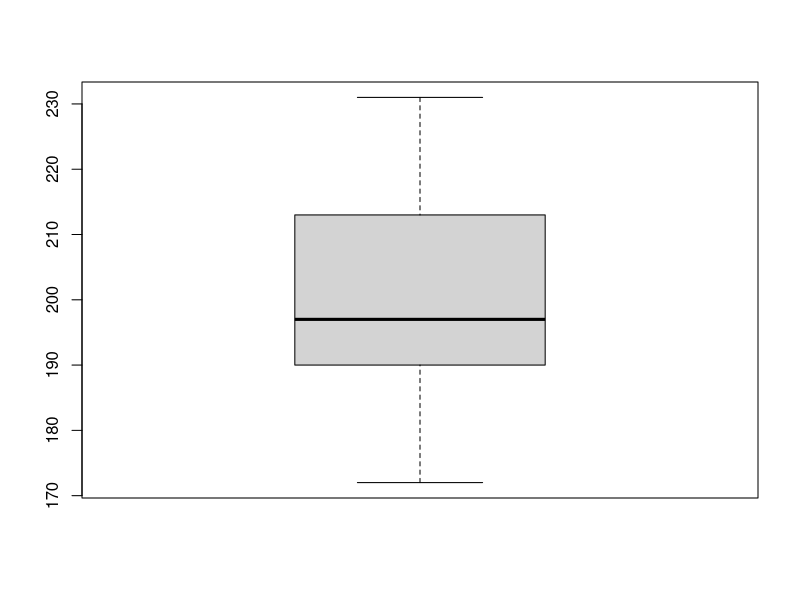
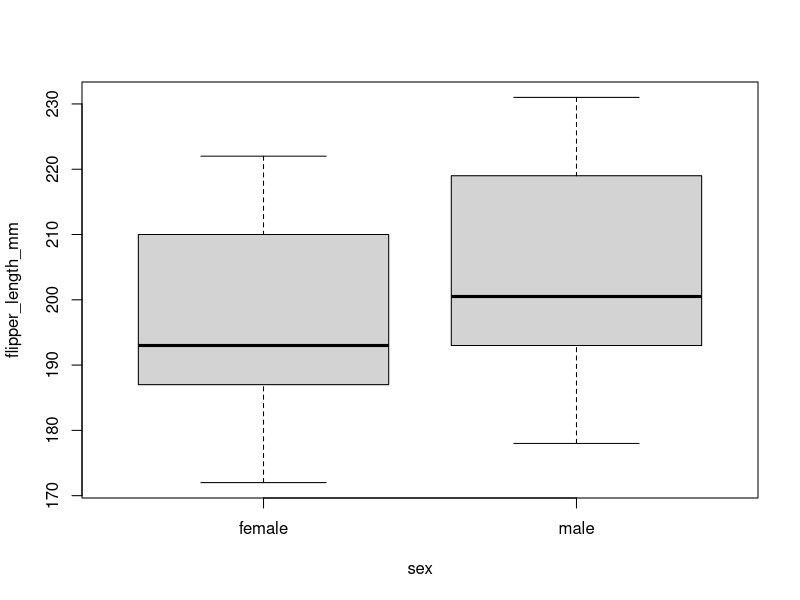
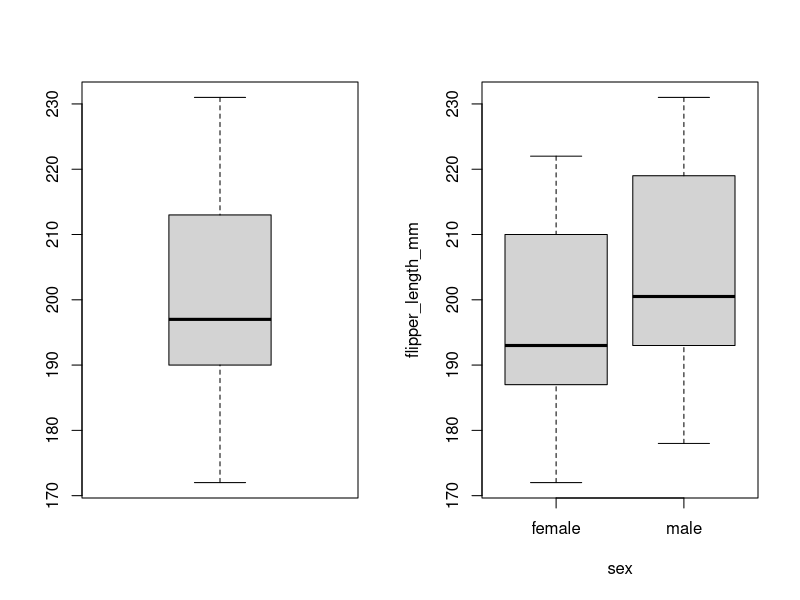
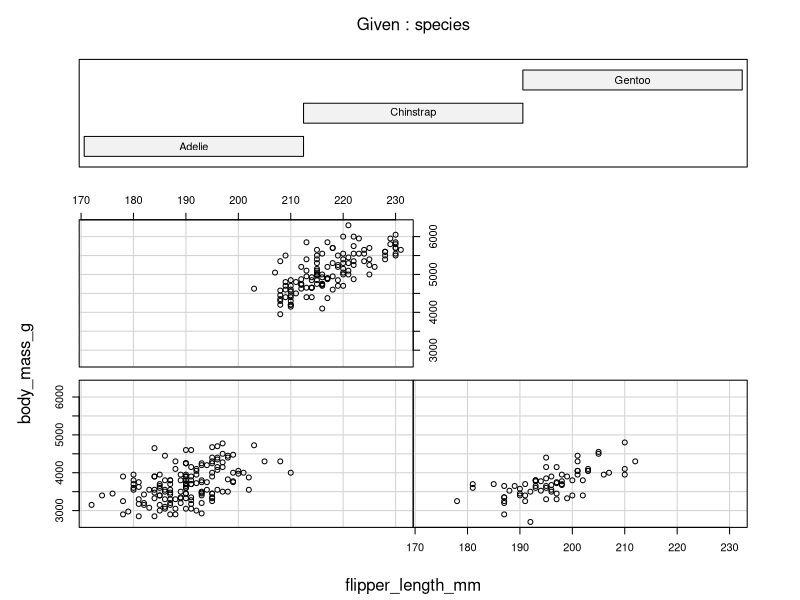
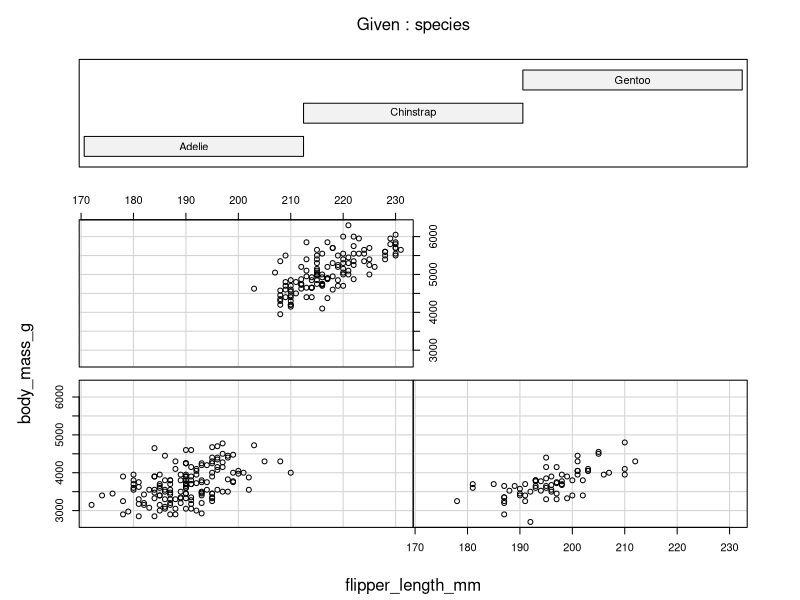
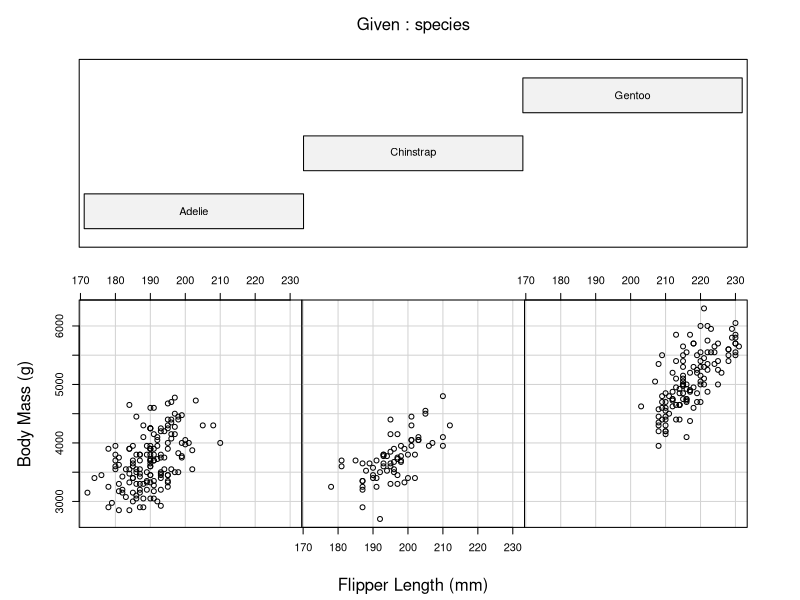

Here is the R script that generated these plots, in order:
#in class activity 9/20/22
install.packages("palmerpenguins")
install.packages("here")
require(palmerpenguins)
require(here)
library(palmerpenguins)
class(penguins)
penguins = data.frame(penguins)
mean(penguins$body_mass_g)
head(penguins)
help("mean")
mean(penguins$body_mass_g, na.rm = TRUE)
summary(penguins)
boxplot(penguins$flipper_length_mm)
boxplot(flipper_length_mm ~ sex, data = penguins)
par(mfrow = c(1,2))
boxplot(penguins$flipper_length_mm)
boxplot(flipper_length_mm ~ sex, data = penguins)
coplot(body_mass_g ~ flipper_length_mm | species, data = penguins)
png(filename = here("basic_coplot.png"), width = 800, height = 600)
coplot(body_mass_g ~ flipper_length_mm | species, data = penguins)
dev.off()

require(here)
png(filename = here("basic_coplot.png"), width = 1000, height = 600)
coplot(body_mass_g ~ flipper_length_mm | species, data = penguins, rows = 1, 
       ylab = "Body Mass (g)", xlab = "Flipper Length (mm)")
dev.off()
